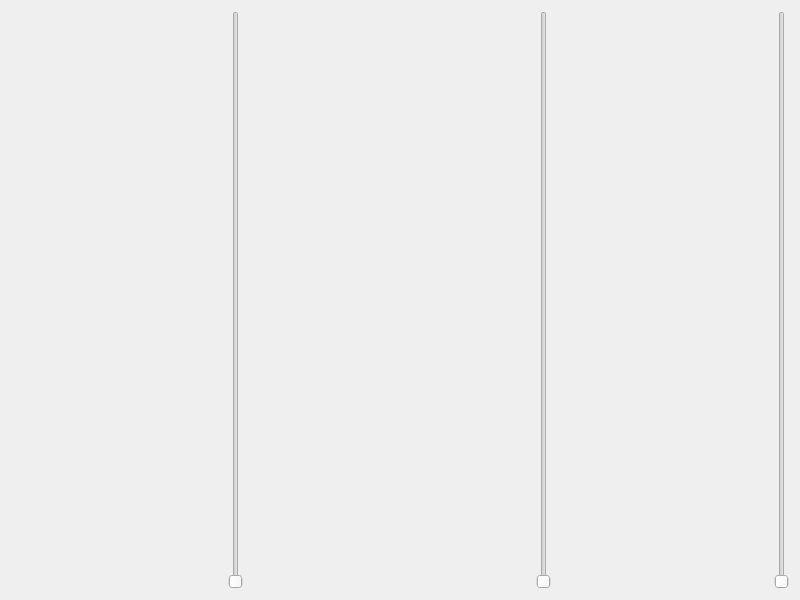
<?xml version="1.0" encoding="UTF-8"?>
<ui version="4.0">
 <class>frmRulerDouble</class>
 <widget class="QWidget" name="frmRulerDouble">
  <property name="geometry">
   <rect>
    <x>0</x>
    <y>0</y>
    <width>800</width>
    <height>600</height>
   </rect>
  </property>
  <property name="windowTitle">
   <string>Form</string>
  </property>
  <layout class="QHBoxLayout" name="horizontalLayout">
   <item>
    <widget class="RulerDouble" name="rulerDouble1" native="true">
     <property name="sizePolicy">
      <sizepolicy hsizetype="Preferred" vsizetype="Preferred">
       <horstretch>3</horstretch>
       <verstretch>0</verstretch>
      </sizepolicy>
     </property>
    </widget>
   </item>
   <item>
    <widget class="QSlider" name="verticalSlider1">
     <property name="orientation">
      <enum>Qt::Vertical</enum>
     </property>
    </widget>
   </item>
   <item>
    <widget class="RulerDouble" name="rulerDouble2" native="true">
     <property name="sizePolicy">
      <sizepolicy hsizetype="Preferred" vsizetype="Preferred">
       <horstretch>4</horstretch>
       <verstretch>0</verstretch>
      </sizepolicy>
     </property>
    </widget>
   </item>
   <item>
    <widget class="QSlider" name="verticalSlider2">
     <property name="orientation">
      <enum>Qt::Vertical</enum>
     </property>
    </widget>
   </item>
   <item>
    <widget class="RulerDouble" name="rulerDouble3" native="true">
     <property name="sizePolicy">
      <sizepolicy hsizetype="Preferred" vsizetype="Preferred">
       <horstretch>3</horstretch>
       <verstretch>0</verstretch>
      </sizepolicy>
     </property>
    </widget>
   </item>
   <item>
    <widget class="QSlider" name="verticalSlider3">
     <property name="maximum">
      <number>100</number>
     </property>
     <property name="orientation">
      <enum>Qt::Vertical</enum>
     </property>
    </widget>
   </item>
  </layout>
 </widget>
 <customwidgets>
  <customwidget>
   <class>RulerDouble</class>
   <extends>QWidget</extends>
   <header>rulerdouble.h</header>
   <container>1</container>
  </customwidget>
 </customwidgets>
 <resources/>
 <connections/>
</ui>
